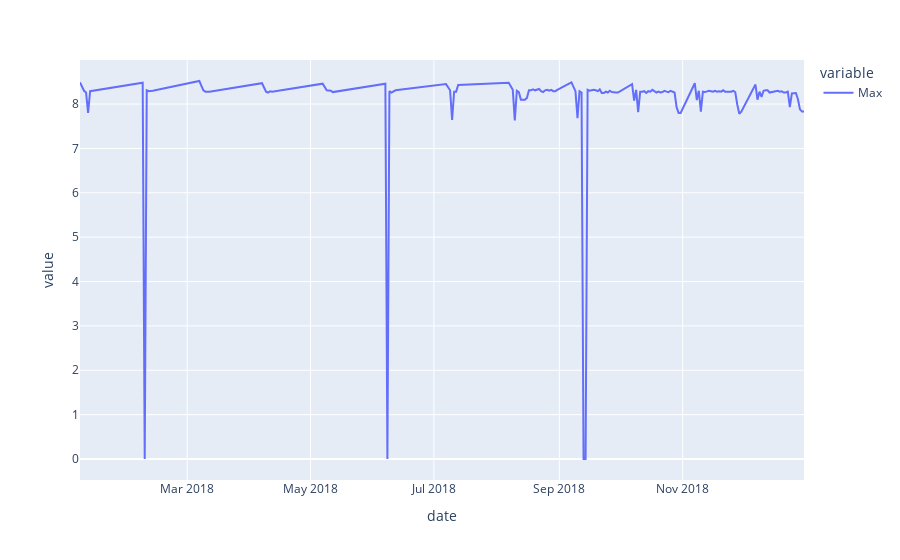

The notebook cell this image was saved under:
### Code cell
px.line(final_df['Max'],labels={'x':'Date','y':'DISPL_X_MAX_T(Max)'})
#px.line(final_df['Min'],labels={'x':'Date','y':'DISPL_X_MAX_T(Min)'})

### Figure 1 — Plotly figure (JSON) as saved in the notebook; plotly's stock layout.template omitted (floating-point values rounded to 4 significant figures; data arrays with more than 128 entries replaced by an {"elided": "..."} marker saying what was removed)
{"data": [{"hovertemplate": "variable=Max<br>date=%{x}<br>value=%{y}<extra></extra>", "legendgroup": "Max", "line": {"color": "#636efa", "dash": "solid"}, "marker": {"symbol": "circle"}, "mode": "lines", "name": "Max", "orientation": "v", "showlegend": true, "type": "scatter", "x": {"elided": "159 str values"}, "xaxis": "x", "y": {"elided": "159 float values"}, "yaxis": "y"}], "layout": {"legend": {"title": {"text": "variable"}, "tracegroupgap": 0}, "margin": {"t": 60}, "xaxis": {"anchor": "y", "domain": [0, 1], "title": {"text": "date"}}, "yaxis": {"anchor": "x", "domain": [0, 1], "title": {"text": "value"}}}}
